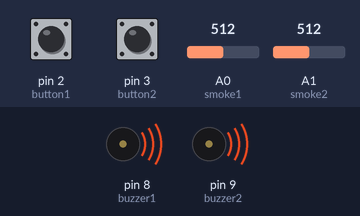
Simulated run of this sketch. Board: Arduino Uno, built with avr-gcc and run on an emulated ATmega328P. Shown: buzzer (waves = sounding, pin HIGH). The inputs (shaded band) are chosen by the test bench; at power-on: pin 2 (button1) HIGH, pin 3 (button2) HIGH, A0 (smoke1) = 512, A1 (smoke2) = 512. What the sketch prints to the serial monitor is not drawn.

Above: at 1.2 s.
1.3 s: pin 2 (button1) pulled LOW for 0.25 s
At 1.5 s:
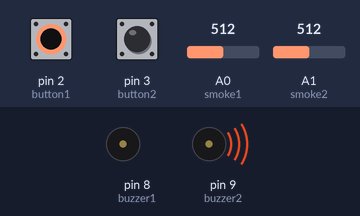
3.1 s: pin 3 (button2) pulled LOW for 0.25 s
At 3.31 s:
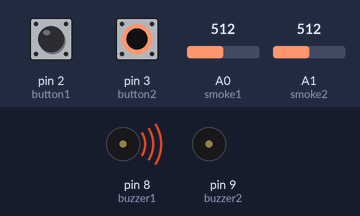
4.9 s: pin 3 (button2) pulled LOW for 3.2 s
At 9.1 s:
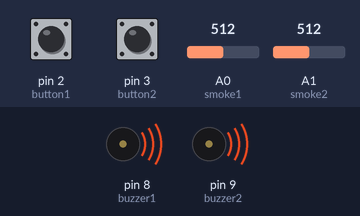
15.7 s: pin 2 (button1) pulled LOW for 3.2 s
At 17.3 s:
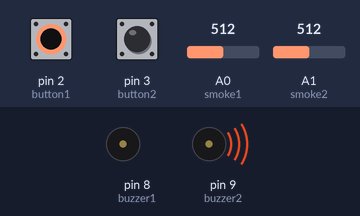
Timing chart, 0 to 20.6 s (numbered marks = the images above; inputs shaded):
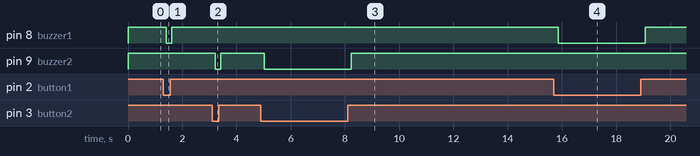

The sketch:

Smoke_Detector.ino
```cpp
// Pin Definitions
const int smoke1 = A0;
const int smoke2 = A1;

const int buzzer1 = 8;
const int buzzer2 = 9;

const int button1 = 2;
const int button2 = 3;

// Smoke threshold (you may adjust this)
int threshold = 250;

// Alarm states
bool alarm1 = false;
bool alarm2 = false;

void setup() {
  pinMode(buzzer1, OUTPUT);
  pinMode(buzzer2, OUTPUT);

  pinMode(button1, INPUT_PULLUP);
  pinMode(button2, INPUT_PULLUP);

  Serial.begin(9600);
}

void loop() {
  int smokeValue1 = analogRead(smoke1);
  int smokeValue2 = analogRead(smoke2);

  Serial.print("Room 1 Smoke: ");
  Serial.print(smokeValue1);
  Serial.print(" | Room 2 Smoke: ");
  Serial.println(smokeValue2);

  // Room 1 Logic
  if (smokeValue1 > threshold) {
    alarm1 = true;
  }
  if (digitalRead(button1) == LOW) {
    alarm1 = false;
  }

  // Room 2 Logic
  if (smokeValue2 > threshold) {
    alarm2 = true;
  }
  if (digitalRead(button2) == LOW) {
    alarm2 = false;
  }

  // Control Buzzers
  digitalWrite(buzzer1, alarm1 ? HIGH : LOW);
  digitalWrite(buzzer2, alarm2 ? HIGH : LOW);

  delay(200);
}
```

Measured:
- after the input at 1.3 s, pin 8 (buzzer1): HIGH → LOW after 0.11 s, → HIGH 0.20 s later
- after the input at 3.1 s, pin 9 (buzzer2): HIGH → LOW after 0.11 s, → HIGH 0.20 s later
- after the input at 4.9 s, pin 9 (buzzer2): HIGH → LOW after 0.12 s, → HIGH 3.2 s later
- after the input at 15.7 s, pin 8 (buzzer1): HIGH → LOW after 0.16 s, → HIGH 3.2 s later
